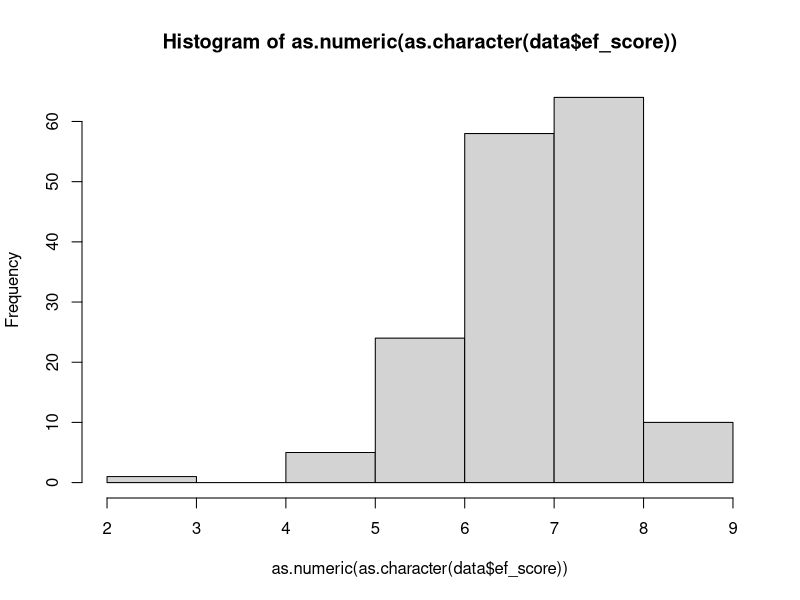
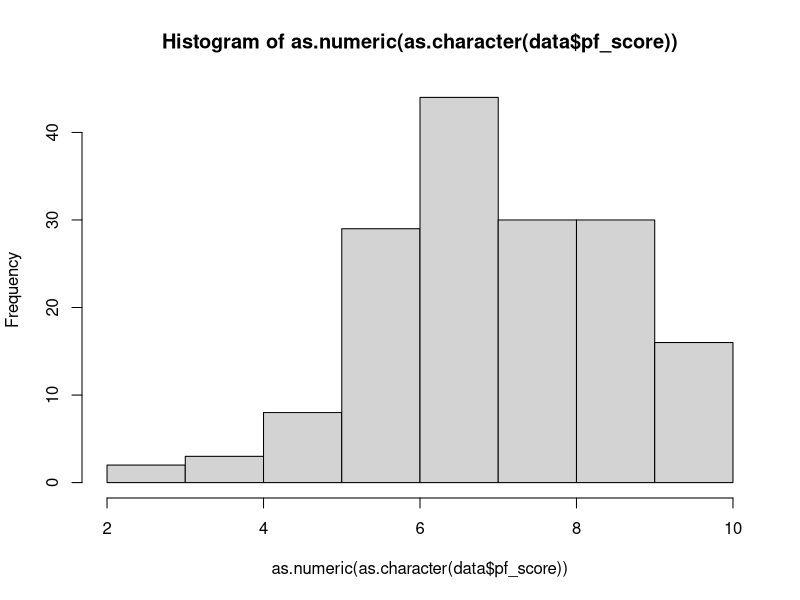
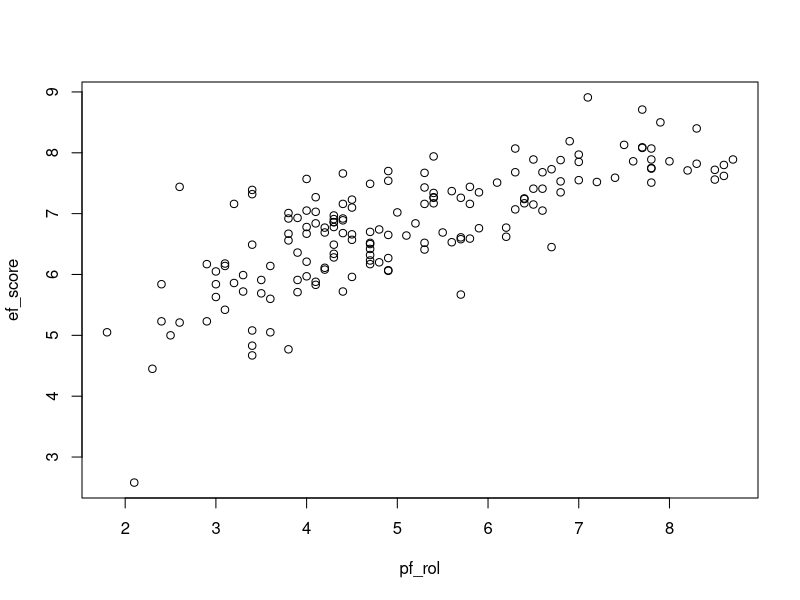

Here is the R script that generated these plots, in order:
## ---- chunk 1
knitr::opts_chunk$set(echo = TRUE)
## ---- chunk 2
#read in dataset
data<-read.csv("hfi_cc_2019.csv")
data<-data[data$year=="2017",]
#predictor: political freedom
#outcome: economic freedom
#make sure both columns have no missing data
#sum(as.character(data$pf_score)=="-")==0
#sum(as.character(data$ef_score)=="-")==0

#distribution of outcome aka EF
hist(as.numeric(as.character(data$ef_score)))
## ---- chunk 3
hist(as.numeric(as.character(data$pf_score)))
## ---- chunk 4
#predictor: pf_rol, outcome: ef_score
pf_rol<-as.numeric(as.character(data$pf_rol))
ef_score<-as.numeric(as.character(data$ef_score))
plot(pf_rol,ef_score)
